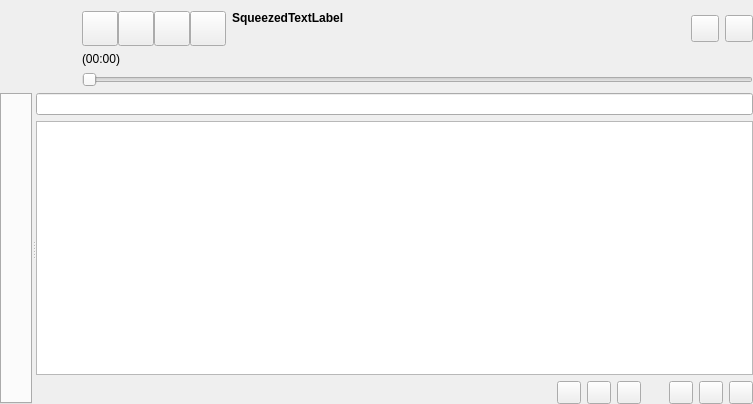
<?xml version="1.0" encoding="UTF-8"?>
<ui version="4.0">
 <class>MainWindow</class>
 <widget class="QWidget" name="MainWindow">
  <property name="geometry">
   <rect>
    <x>0</x>
    <y>0</y>
    <width>753</width>
    <height>404</height>
   </rect>
  </property>
  <property name="windowTitle">
   <string>Form</string>
  </property>
  <layout class="QGridLayout" name="gridLayout_5">
   <property name="leftMargin">
    <number>0</number>
   </property>
   <property name="rightMargin">
    <number>0</number>
   </property>
   <property name="bottomMargin">
    <number>0</number>
   </property>
   <item row="0" column="0" rowspan="3">
    <widget class="QLabel" name="coverWidget">
     <property name="sizePolicy">
      <sizepolicy hsizetype="Fixed" vsizetype="Fixed">
       <horstretch>0</horstretch>
       <verstretch>0</verstretch>
      </sizepolicy>
     </property>
     <property name="minimumSize">
      <size>
       <width>76</width>
       <height>76</height>
      </size>
     </property>
     <property name="maximumSize">
      <size>
       <width>76</width>
       <height>76</height>
      </size>
     </property>
    </widget>
   </item>
   <item row="0" column="1">
    <layout class="QHBoxLayout" name="horizontalLayout">
     <property name="spacing">
      <number>0</number>
     </property>
     <item>
      <widget class="QToolButton" name="prevTrackButton">
       <property name="iconSize">
        <size>
         <width>28</width>
         <height>28</height>
        </size>
       </property>
      </widget>
     </item>
     <item>
      <widget class="QToolButton" name="playPauseTrackButton">
       <property name="iconSize">
        <size>
         <width>28</width>
         <height>28</height>
        </size>
       </property>
      </widget>
     </item>
     <item>
      <widget class="QToolButton" name="stopTrackButton">
       <property name="iconSize">
        <size>
         <width>28</width>
         <height>28</height>
        </size>
       </property>
      </widget>
     </item>
     <item>
      <widget class="QToolButton" name="nextTrackButton">
       <property name="iconSize">
        <size>
         <width>28</width>
         <height>28</height>
        </size>
       </property>
      </widget>
     </item>
    </layout>
   </item>
   <item row="0" column="2">
    <layout class="QVBoxLayout" name="verticalLayout_2">
     <item>
      <widget class="SqueezedTextLabel" name="trackLabel">
       <property name="sizePolicy">
        <sizepolicy hsizetype="MinimumExpanding" vsizetype="Fixed">
         <horstretch>0</horstretch>
         <verstretch>0</verstretch>
        </sizepolicy>
       </property>
       <property name="minimumSize">
        <size>
         <width>128</width>
         <height>0</height>
        </size>
       </property>
       <property name="font">
        <font>
         <weight>75</weight>
         <bold>true</bold>
        </font>
       </property>
       <property name="text">
        <string>SqueezedTextLabel</string>
       </property>
      </widget>
     </item>
     <item>
      <widget class="SqueezedTextLabel" name="artistLabel"/>
     </item>
    </layout>
   </item>
   <item row="0" column="4">
    <widget class="QToolButton" name="menuButton">
     <property name="iconSize">
      <size>
       <width>20</width>
       <height>20</height>
      </size>
     </property>
    </widget>
   </item>
   <item row="1" column="1" colspan="4">
    <widget class="QLabel" name="songTimeElapsedLabel">
     <property name="sizePolicy">
      <sizepolicy hsizetype="Preferred" vsizetype="Fixed">
       <horstretch>0</horstretch>
       <verstretch>0</verstretch>
      </sizepolicy>
     </property>
     <property name="text">
      <string>(00:00)</string>
     </property>
    </widget>
   </item>
   <item row="2" column="1" colspan="4">
    <widget class="QSlider" name="positionSlider">
     <property name="pageStep">
      <number>0</number>
     </property>
     <property name="orientation">
      <enum>Qt::Horizontal</enum>
     </property>
    </widget>
   </item>
   <item row="3" column="0" colspan="5">
    <widget class="QSplitter" name="splitter">
     <property name="enabled">
      <bool>true</bool>
     </property>
     <property name="sizePolicy">
      <sizepolicy hsizetype="MinimumExpanding" vsizetype="MinimumExpanding">
       <horstretch>0</horstretch>
       <verstretch>0</verstretch>
      </sizepolicy>
     </property>
     <property name="orientation">
      <enum>Qt::Horizontal</enum>
     </property>
     <widget class="FancyTabWidget" name="tabWidget">
      <property name="minimumSize">
       <size>
        <width>32</width>
        <height>32</height>
       </size>
      </property>
     </widget>
     <widget class="QWidget" name="groupBox_3">
      <property name="sizePolicy">
       <sizepolicy hsizetype="Expanding" vsizetype="Expanding">
        <horstretch>2</horstretch>
        <verstretch>0</verstretch>
       </sizepolicy>
      </property>
      <layout class="QGridLayout" name="gridLayout">
       <item row="0" column="0" colspan="9">
        <widget class="LineEdit" name="searchPlaylistLineEdit"/>
       </item>
       <item row="1" column="0" colspan="9">
        <widget class="TreeView" name="playQueue">
         <property name="contextMenuPolicy">
          <enum>Qt::CustomContextMenu</enum>
         </property>
         <property name="acceptDrops">
          <bool>true</bool>
         </property>
         <property name="dragEnabled">
          <bool>true</bool>
         </property>
         <property name="dragDropOverwriteMode">
          <bool>false</bool>
         </property>
         <property name="dragDropMode">
          <enum>QAbstractItemView::DragDrop</enum>
         </property>
         <property name="selectionMode">
          <enum>QAbstractItemView::ExtendedSelection</enum>
         </property>
         <property name="indentation">
          <number>0</number>
         </property>
         <property name="uniformRowHeights">
          <bool>true</bool>
         </property>
         <property name="itemsExpandable">
          <bool>false</bool>
         </property>
         <property name="expandsOnDoubleClick">
          <bool>false</bool>
         </property>
        </widget>
       </item>
       <item row="2" column="0">
        <widget class="SqueezedTextLabel" name="playListStatsLabel"/>
       </item>
       <item row="2" column="1">
        <spacer>
         <property name="orientation">
          <enum>Qt::Horizontal</enum>
         </property>
         <property name="sizeHint" stdset="0">
          <size>
           <width>6</width>
           <height>21</height>
          </size>
         </property>
        </spacer>
       </item>
       <item row="2" column="2">
        <widget class="QToolButton" name="repeatPushButton">
         <property name="checkable">
          <bool>true</bool>
         </property>
         <property name="checked">
          <bool>false</bool>
         </property>
        </widget>
       </item>
       <item row="2" column="3">
        <widget class="QToolButton" name="randomPushButton">
         <property name="checkable">
          <bool>true</bool>
         </property>
        </widget>
       </item>
       <item row="2" column="5">
        <spacer name="horizontalSpacer_4">
         <property name="orientation">
          <enum>Qt::Horizontal</enum>
         </property>
         <property name="sizeType">
          <enum>QSizePolicy::Fixed</enum>
         </property>
         <property name="sizeHint" stdset="0">
          <size>
           <width>16</width>
           <height>16</height>
          </size>
         </property>
        </spacer>
       </item>
       <item row="2" column="6">
        <widget class="QToolButton" name="savePlaylistPushButton"/>
       </item>
       <item row="2" column="7">
        <widget class="QToolButton" name="removeAllFromPlaylistPushButton"/>
       </item>
       <item row="2" column="8">
        <widget class="QToolButton" name="removeFromPlaylistPushButton"/>
       </item>
       <item row="2" column="4">
        <widget class="QToolButton" name="consumePushButton"/>
       </item>
      </layout>
     </widget>
    </widget>
   </item>
   <item row="0" column="3">
    <widget class="QToolButton" name="volumeButton">
     <property name="iconSize">
      <size>
       <width>20</width>
       <height>20</height>
      </size>
     </property>
    </widget>
   </item>
  </layout>
 </widget>
 <customwidgets>
  <customwidget>
   <class>SqueezedTextLabel</class>
   <extends>QLabel</extends>
   <header>squeezedtextlabel.h</header>
  </customwidget>
  <customwidget>
   <class>LineEdit</class>
   <extends>QLineEdit</extends>
   <header>lineedit.h</header>
  </customwidget>
  <customwidget>
   <class>TreeView</class>
   <extends>QTreeView</extends>
   <header>treeview.h</header>
  </customwidget>
  <customwidget>
   <class>FancyTabWidget</class>
   <extends>QTabWidget</extends>
   <header>fancytabwidget.h</header>
   <container>1</container>
  </customwidget>
 </customwidgets>
 <resources/>
 <connections/>
</ui>
